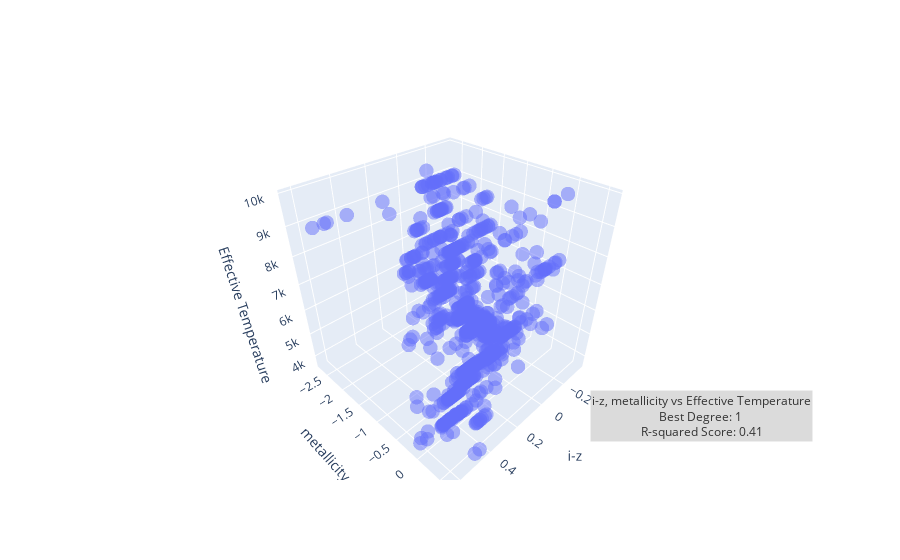

Here is the notebook cell this chart was saved with:
### Code cell
gr_ri = pd.DataFrame()
gr_ri = color_filters_df["i_z"] + color_filters_df["metallicity"]

x_train, x_test, y_train, y_test = train_test_split(gr_ri, color_filters_df["temperature"], test_size=0.2, random_state=42) 
x_train_reshape = x_train.values.reshape(-1, 1) 
x_test_reshape = x_test.values.reshape(-1, 1)

g_r_x_train, g_r_x_test, g_r_y_train, g_r_y_test = train_test_split(color_filters_df["i_z"], color_filters_df["temperature"], test_size=0.2, random_state=42) 
g_r_x_train_reshape = g_r_x_train.values.reshape(-1, 1) 
g_r_x_test_reshape = g_r_x_test.values.reshape(-1, 1)

r_i_x_train, r_i_x_test, r_i_y_train, r_i_y_test = train_test_split(color_filters_df["metallicity"], color_filters_df["temperature"], test_size=0.2, random_state=42) 
r_i_x_train_reshape = r_i_x_train.values.reshape(-1, 1) 
r_i_x_test_reshape = r_i_x_test.values.reshape(-1, 1)

best_score = 0
best_prediction = None
best_degree = 0

for i in range(1, 2):
    poly = PolynomialFeatures(degree=i)

    x_train_tf = poly.fit_transform(x_train_reshape)
    x_test_tf = poly.fit_transform(x_test_reshape)

    model = LinearRegression()
    model.fit(x_train_tf, y_train)

    predictions = model.predict(x_test_tf)

    r2 = r2_score(y_test, predictions)
    
    if r2 > best_score:
        best_score = r2
        best_prediction = predictions
        best_degree = i

import plotly.graph_objects as go
# Create a 3D scatter plot
fig = go.Figure(data=[go.Scatter3d(x=g_r_x_test, y=r_i_x_test, z=g_r_y_test, mode='markers', name='Stars')])

# fig.add_trace(go.Scatter3d(
#     x=g_r_x_test, 
#     y=r_i_x_test, 
#     z=best_prediction,
#     mode='lines',
#     name='Best fit line'
# ))

# Annotation
description = 'i-z, metallicity vs Effective Temperature<br>'
description += f'Best Degree: {best_degree}\n<br>'
description += f'R-squared Score: {best_score:.2f}<br>'

# Add a text annotation
fig.add_annotation(
    text=description,
    xref="paper", yref="paper",
    x=0.99, y=0.1,
    showarrow=False,
    font=dict(size=12, color="black"),
    bgcolor="lightgrey",
    opacity=0.8
)

# Customize the appearance if needed
fig.update_traces(marker=dict(size=5, opacity=0.5))

# Add labels
fig.update_layout(scene=dict(xaxis_title='i-z', yaxis_title='metallicity', zaxis_title='Effective Temperature'))

# Show the interactive plot
fig.show()

### Figure 1 — Plotly figure (JSON) as saved in the notebook; plotly's stock layout.template omitted (floating-point values rounded to 4 significant figures; data arrays with more than 128 entries replaced by an {"elided": "..."} marker saying what was removed)
{"data": [{"marker": {"opacity": 0.5, "size": 5}, "mode": "markers", "name": "Stars", "type": "scatter3d", "x": {"elided": "862 float values"}, "y": {"elided": "862 float values"}, "z": {"elided": "862 int values"}}], "layout": {"annotations": [{"bgcolor": "lightgrey", "font": {"color": "black", "size": 12}, "opacity": 0.8, "showarrow": false, "text": "i-z, metallicity vs Effective Temperature<br>Best Degree: 1\n<br>R-squared Score: 0.41<br>", "x": 0.99, "xref": "paper", "y": 0.1, "yref": "paper"}], "scene": {"xaxis": {"title": {"text": "i-z"}}, "yaxis": {"title": {"text": "metallicity"}}, "zaxis": {"title": {"text": "Effective Temperature"}}}}}
